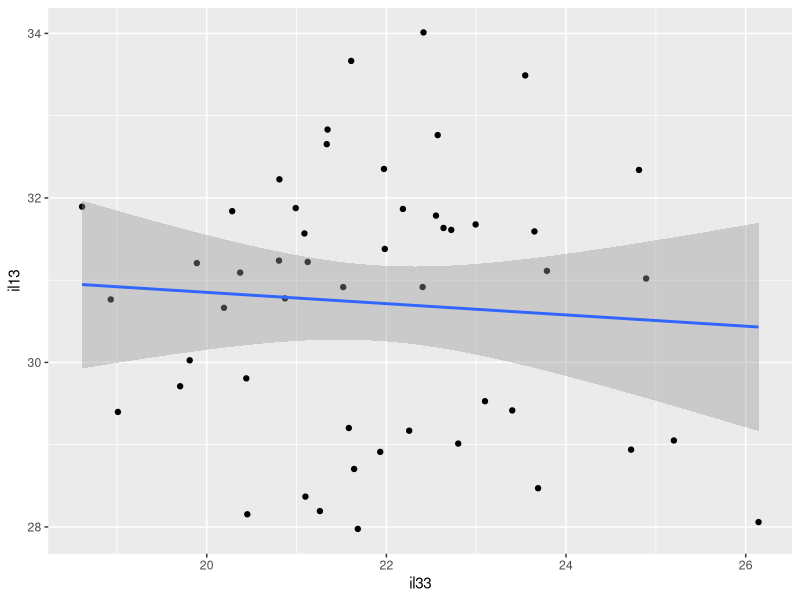
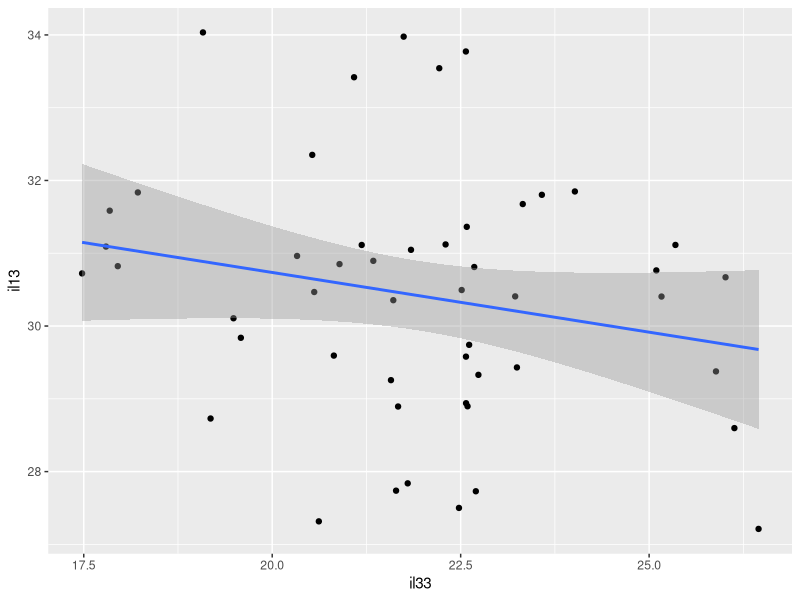
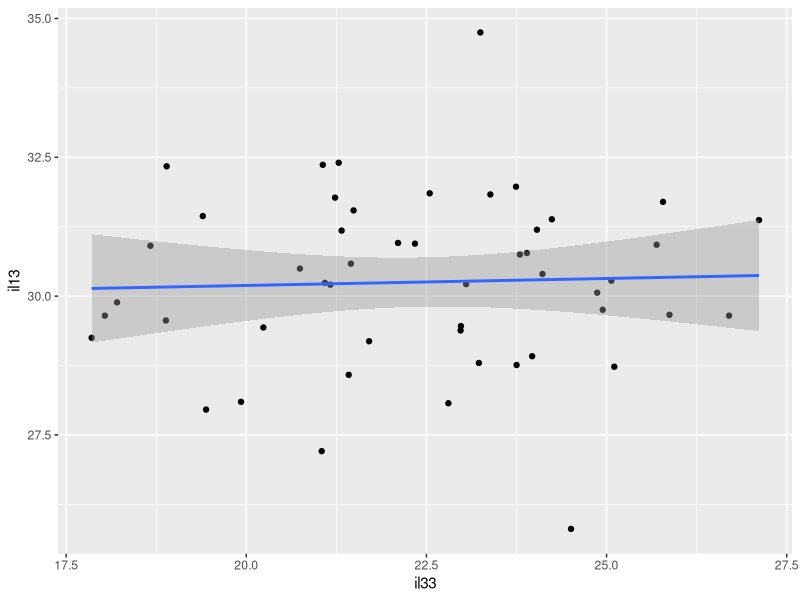
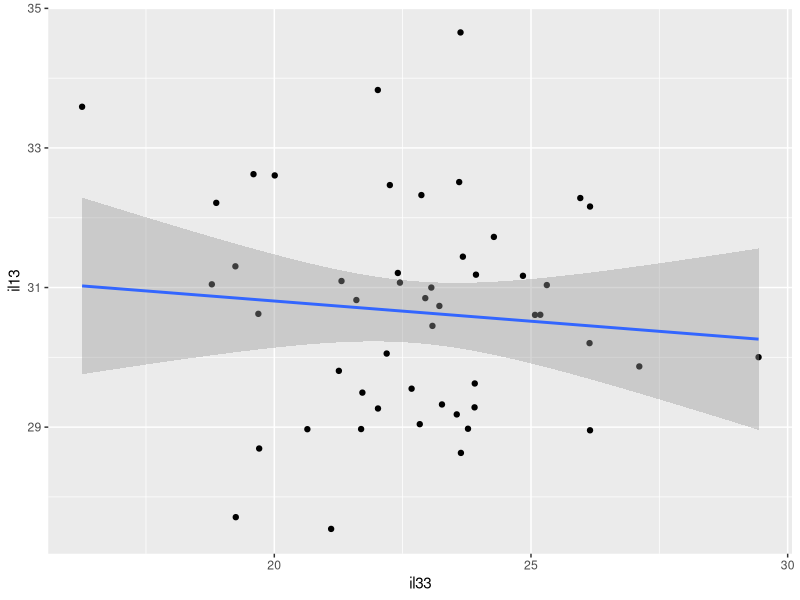
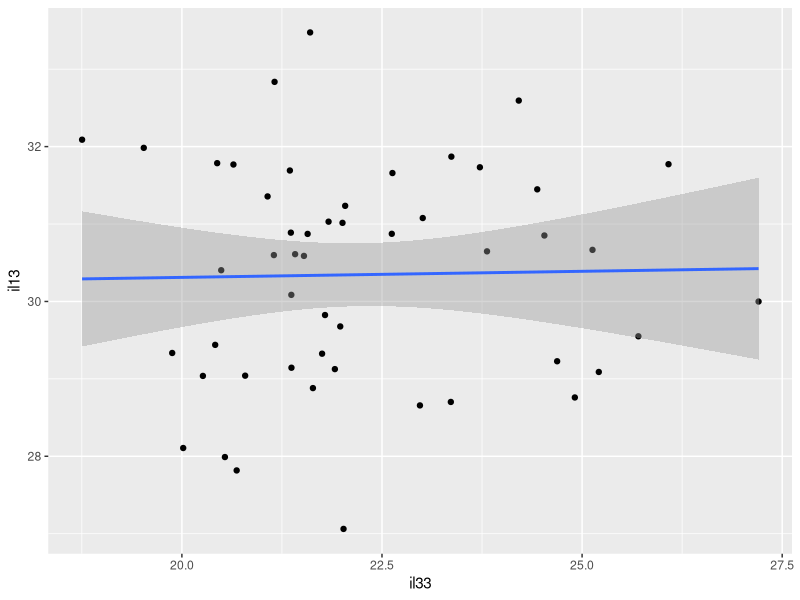
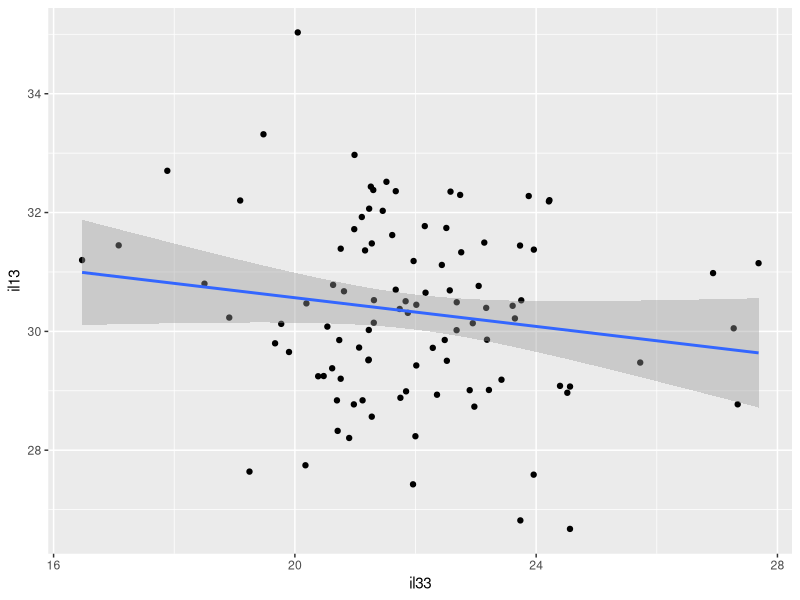
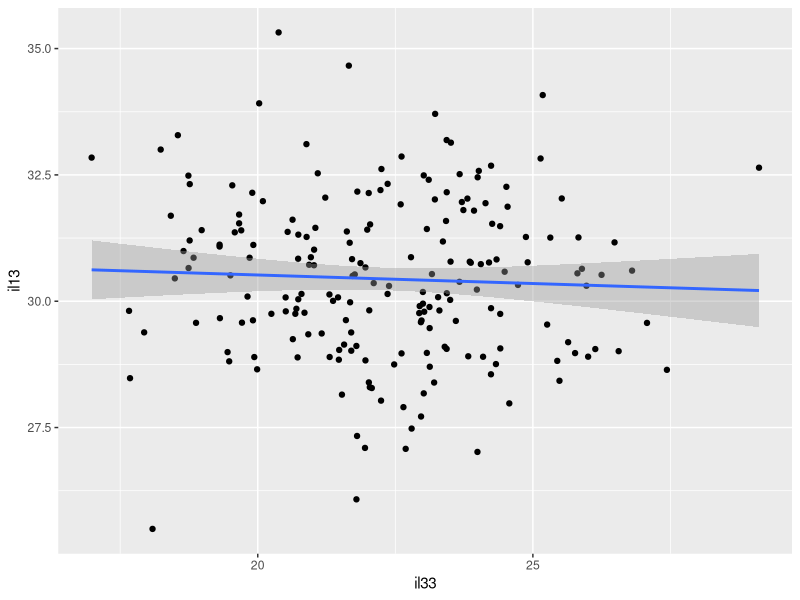
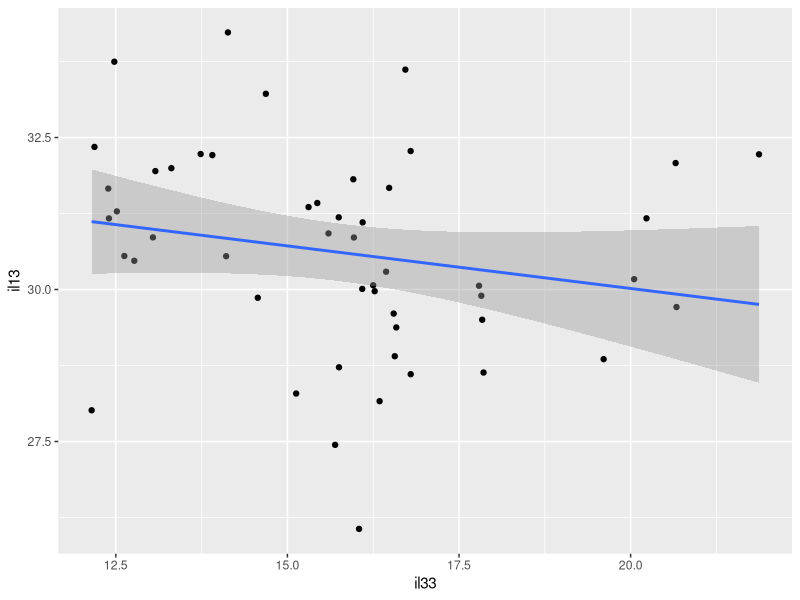

Write R code to recreate these figures, in order.
## ---- chunk 1
knitr::opts_chunk$set(echo = TRUE)
## ---- chunk 2
library(ggplot2)
dataCreate <- function(mean2= 22.2, mean1=30.4, n1=50, n2=50, sd1=1.6, sd2=2.2){
  mydf <- data.frame(il13=rnorm(mean=mean1, n=n1, sd=sd1), il33= rnorm(mean=mean2, n=n2, sd=sd2))
  return(mydf)
}

myDF1 <- dataCreate()
head(myDF1)
# melt(myDF1) places it in a format that can be used to perform an anova
## ---- chunk 3
myReg <- function(data=myDF1){
  lreg<- lm(il13~il33, data=data)
  return(lreg)
 
}
lregr1 <- myReg()
## ---- chunk 4
myGraph <- function(data=lregr1){
  regPlot <- ggplot( data=data, mapping=aes(x=il33, y=il13))+
    geom_point()+
    stat_smooth(method=lm)
  
  return(regPlot)
}
plot1 <-myGraph()
plot1
## ---- chunk 5
print(summary(lregr1)$coefficients)
## ---- chunk 6
myDF1 <- dataCreate()
lregr1 <- myReg()
plot1 <-myGraph()
plot1
print(summary(lregr1)$coefficients)
## ---- chunk 7
myDF1 <- dataCreate()
lregr1 <- myReg()
plot1 <-myGraph()
plot1
print(summary(lregr1)$coefficients)
## ---- chunk 8
myDF1 <- dataCreate()
lregr1 <- myReg()
plot1 <-myGraph()
plot1
print(summary(lregr1)$coefficients)
## ---- chunk 9
myDF1 <- dataCreate()
lregr1 <- myReg()
plot1 <-myGraph()
plot1
orimod<-print(summary(lregr1)$coefficients)
## ---- chunk 10
myDF2 <- dataCreate(n1=100, n2=100)
lregr2 <- myReg(data=myDF2)
plot2 <-myGraph(data=lregr2)
plot2
print(summary(lregr2)$coefficients)  
## ---- chunk 11
myDF2 <- dataCreate(n1=200, n2=200)
lregr2 <- myReg(data=myDF2)
plot2 <-myGraph(data=lregr2)
plot2
sampleinc<- print(summary(lregr2)$coefficients)  
## ---- chunk 12
myDF2 <- dataCreate(mean2=15.5)
lregr2 <- myReg(data=myDF2)
plot2 <-myGraph(data=lregr2)
plot2
il33dec <-print(summary(lregr2)$coefficients)  
## ---- chunk 13
myDF2 <- dataCreate(mean2=30.3)
lregr2 <- myReg(data=myDF2)
plot2 <-myGraph(data=lregr2)
plot2
il33inc<- print(summary(lregr2)$coefficients)  
## ---- chunk 14
myDF2 <- dataCreate(sd2=1.5)
lregr2 <- myReg(data=myDF2)
plot2 <-myGraph(data=lregr2)
plot2
sd2dec<-print(summary(lregr2)$coefficients)  
## ---- chunk 15
myDF2 <- dataCreate(sd2=3)
lregr2 <- myReg(data=myDF2)
plot2 <-myGraph(data=lregr2)
plot2
sd2inc<- print(summary(lregr2)$coefficients)  
## ---- chunk 16
orimod[2,4]
sampleinc[2,4]
il33inc[2,4]
il33dec[2,4]
sd2inc[2,4]
sd2dec[2,4]
## ---- chunk 17
myDF2 <- dataCreate(mean1=35)
lregr2 <- myReg(data=myDF2)
plot2 <-myGraph(data=lregr2)
plot2
sd2inc<- print(summary(lregr2)$coefficients)  
## ---- chunk 18
myDF2 <- dataCreate(mean1=28)
lregr2 <- myReg(data=myDF2)
plot2 <-myGraph(data=lregr2)
plot2
sd2inc<- print(summary(lregr2)$coefficients)  
## ---- chunk 19
myDF2 <- dataCreate(sd1=3)
lregr2 <- myReg(data=myDF2)
plot2 <-myGraph(data=lregr2)
plot2
sd2inc<- print(summary(lregr2)$coefficients)  
## ---- chunk 20
myDF2 <- dataCreate(sd1=1)
lregr2 <- myReg(data=myDF2)
plot2 <-myGraph(data=lregr2)
plot2
sd2inc<- print(summary(lregr2)$coefficients)  
## ---- chunk 21
myDF3 <- dataCreate(sd1=.1, sd2=.1)
lregr3 <- myReg(data=myDF3)
plot3 <-myGraph(data=lregr3)
plot3
rel3<- print(summary(lregr3)$coefficients)  
## ---- chunk 22
# new simulated data model
n <- 50
il33 <- 22.2 + runif(n, min=-2.2,max=2.2)
il13 <- 1.369*il33 + runif(n,min=-1.6, max=1.6) 
ID <- seq_len(n)
regData <- data.frame(ID,il33,il13)
#linear model
regModel <- lm(il13~il33, data=regData)
summary(regModel)$coefficients
z <- summary(regModel)
z$coefficients
mySlope <- z$coefficients[2,1]
pvalue<-summary(regModel)$coefficients[2,4]
# this will most definitely give us a significant p value. Now to put it into a model
# now to put this into a function

dataCreate <- function(mean1=22.2, n1=50, n2=50){
  mydf <- data.frame(il33= mean1+ runif(n, min=-2.2,max=2.2), il13= 1.369*mean1+ runif(n,min=-1.6, max=1.6))
  return(mydf)
}
myDF1 <- dataCreate()

myReg <- function(data=myDF1){
  lreg<- lm(il13~il33, data=data)
  return(lreg)
}
lregr1 <- myReg()
summary(lregr1)

myGraph <- function(data=lregr1){
  regPlot <- ggplot( data=data, mapping=aes(x=il33, y=il13))+
    geom_point()+
    stat_smooth(method=lm)
  
  return(regPlot)
}
plot1 <-myGraph()
plot1
pvalue <-print(summary(lregr1)$coefficients[2,4])
summary(regModel)$coefficients
z <- summary(regModel)
z$coefficients
mySlope <- print(z$coefficients[2,1])

